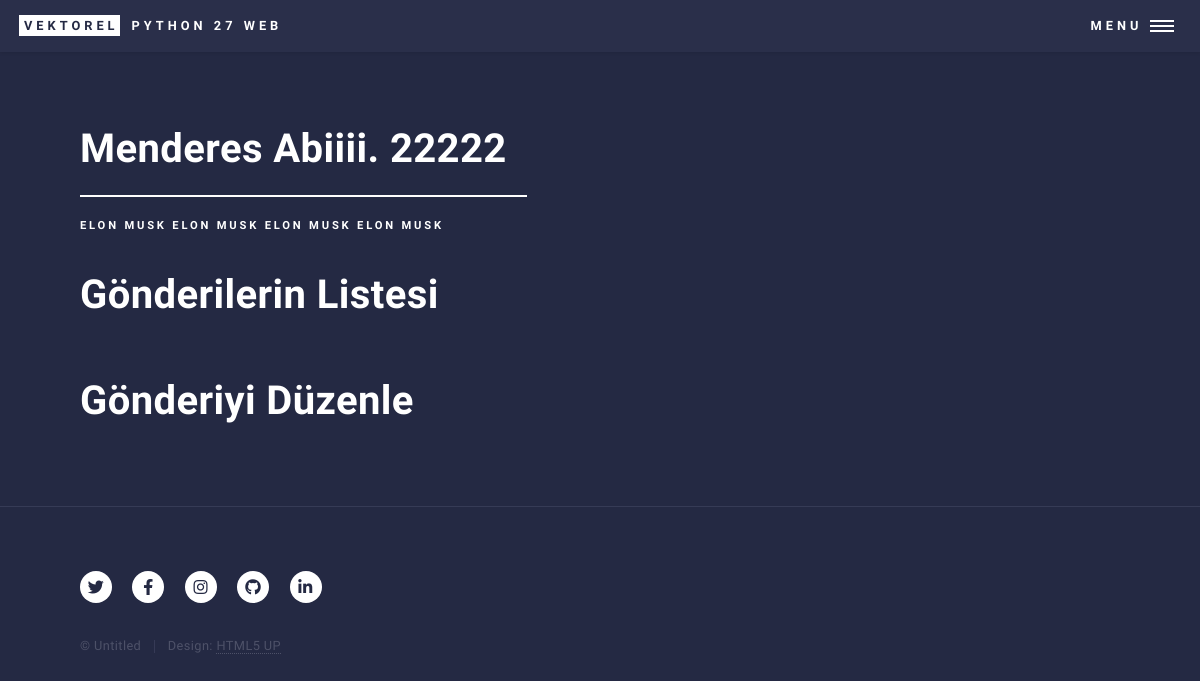
The page /blog/detay/1 on the database its author committed.
### blog/models.py (models this page shows, shortened)
class BlogModel(models.Model):
    class Meta:
        verbose_name = "Blog"
        verbose_name_plural = "Bloglar"
    baslik = models.CharField(max_length=100,verbose_name="Başlık")
    yazi = models.TextField(verbose_name="Yazı")
    secenekler = [("1","Korku"),("2","Gezi"),("3","Hayata Dair")]
    tur = models.CharField(choices=secenekler,max_length=10,verbose_name="Tür")
    kayitzaman = models.DateTimeField(default=timezone.now,verbose_name="Kayıt Zamanı")
    yayimzaman = models.DateTimeField(null=True,blank=True,verbose_name="Yayımlanma Zamanı")

### blog/views.py (the view)
# urls.py: path('detay/<int:pk>',views.gonderidetay,name="gonderidetay"), # 127.0.0.1:8000/blog/detay/1
def gonderidetay(request,pk):
    gonderi = BlogModel.objects.get(pk=pk)
    return render(request,"blog/detay.html",{"gonderi":gonderi})

### templates/blog/detay.html
{% extends '../temel2.html' %}
{% block icerik %}
    <h1>{{gonderi.baslik}}</h1>
    <p>{{gonderi.yazi}}</p>
    <br>
    <h1><a href="{% url 'bloglistele' %}">Gönderilerin Listesi</a></h1>
    <h1><a href="{% url 'gonderiDuzenle' pk=gonderi.pk %}">Gönderiyi Düzenle</a></h1>
{% endblock icerik %}

### static/css/main.css (style rules this page uses)
html, body, div, span, applet, object, iframe, h1, h2, h3, h4, h5, h6, p, blockquote, pre, a, abbr, acronym, address, big, cite, code, del, dfn, em, img, ins, kbd, q, s, samp, small, strike, strong, sub, sup, tt, var, b, u, i, center, dl, dt, dd, ol, ul, li, fieldset, form, label, legend, table, caption, tbody, tfoot, thead, tr, th, td, article, aside, canvas, details, embed, figure, figcaption, footer, header, hgroup, menu, nav, output, ruby, section, summary, time, mark, audio, video { margin: 0; padding: 0; border: 0; font-size: 100%; font: inherit; vertical-align: baseline; }
body { line-height: 1; }
body { -webkit-text-size-adjust: none; }
body { -ms-overflow-style: scrollbar; }
html { box-sizing: border-box; }
*, *:before, *:after { box-sizing: inherit; }
body { background: #242943; }
body, input, select, textarea { color: #ffffff; font-family: "Source Sans Pro", Helvetica, sans-serif; font-size: 17pt; font-weight: 300; letter-spacing: 0.025em; line-height: 1.65; }
@media screen and (max-width: 1680px) { body, input, select, textarea { font-size: 14pt; } }
@media screen and (max-width: 1280px) { body, input, select, textarea { font-size: 12pt; } }
a { -moz-transition: color 0.2s ease-in-out, border-bottom-color 0.2s ease-in-out; -webkit-transition: color 0.2s ease-in-out, border-bottom-color 0.2s ease-in-out; -ms-transition: color 0.2s ease-in-out, border-bottom-color 0.2s ease-in-out; transition: color 0.2s ease-in-out, border-bottom-color 0.2s ease-in-out; border-bottom: dotted 1px; color: inherit; text-decoration: none; }
p { margin: 0 0 2em 0; }
h1, h2, h3, h4, h5, h6 { color: #ffffff; font-weight: 600; line-height: 1.65; margin: 0 0 1em 0; }
h1 a, h2 a, h3 a, h4 a, h5 a, h6 a { color: inherit; border-bottom: 0; }
h1 { font-size: 2.5em; }
header.major> :first-child { margin-bottom: 0; width: calc(100% + 0.5em); }
header.major> :first-child:after { content: ''; background-color: #ffffff; display: block; height: 2px; margin: 0.325em 0 0.5em 0; width: 100%; }
header.major>p { font-size: 0.7em; font-weight: 600; letter-spacing: 0.25em; margin-bottom: 0; text-transform: uppercase; }

### rows shown on the page
BlogModel: baslik "Menderes Abiiii. 22222", yazi "ELON MUSK ELON MUSK ELON MUSK ELON MUSK"
